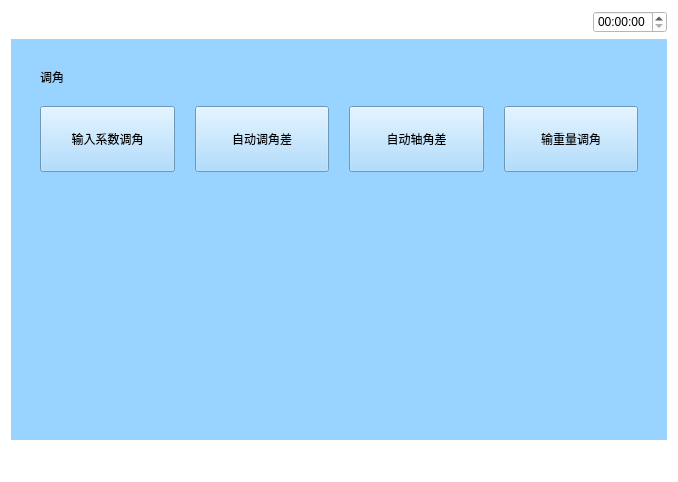
<?xml version="1.0" encoding="UTF-8"?>
<ui version="4.0">
 <class>Tiaojiao</class>
 <widget class="QWidget" name="Tiaojiao">
  <property name="geometry">
   <rect>
    <x>0</x>
    <y>0</y>
    <width>678</width>
    <height>482</height>
   </rect>
  </property>
  <property name="windowTitle">
   <string>Form</string>
  </property>
  <property name="styleSheet">
   <string notr="true">background-color: rgb(255, 255, 255);</string>
  </property>
  <layout class="QVBoxLayout" name="verticalLayout" stretch="1,5,1">
   <item>
    <layout class="QHBoxLayout" name="horizontalLayout_5">
     <item>
      <widget class="QPushButton" name="pushButton">
       <property name="text">
        <string/>
       </property>
       <property name="icon">
        <iconset resource="myimages.qrc">
         <normaloff>:/image/images/4g.png</normaloff>:/image/images/4g.png</iconset>
       </property>
       <property name="flat">
        <bool>true</bool>
       </property>
      </widget>
     </item>
     <item>
      <widget class="QPushButton" name="pushButton_2">
       <property name="text">
        <string/>
       </property>
       <property name="icon">
        <iconset resource="myimages.qrc">
         <normaloff>:/image/images/wireless.svg</normaloff>:/image/images/wireless.svg</iconset>
       </property>
       <property name="flat">
        <bool>true</bool>
       </property>
      </widget>
     </item>
     <item>
      <widget class="QPushButton" name="pushButton_3">
       <property name="text">
        <string/>
       </property>
       <property name="icon">
        <iconset resource="myimages.qrc">
         <normaloff>:/image/images/bl.svg</normaloff>:/image/images/bl.svg</iconset>
       </property>
       <property name="flat">
        <bool>true</bool>
       </property>
      </widget>
     </item>
     <item>
      <widget class="QPushButton" name="pushButton_4">
       <property name="text">
        <string/>
       </property>
       <property name="icon">
        <iconset resource="myimages.qrc">
         <normaloff>:/image/images/locate.svg</normaloff>:/image/images/locate.svg</iconset>
       </property>
       <property name="flat">
        <bool>true</bool>
       </property>
      </widget>
     </item>
     <item>
      <spacer name="horizontalSpacer_4">
       <property name="orientation">
        <enum>Qt::Horizontal</enum>
       </property>
       <property name="sizeHint" stdset="0">
        <size>
         <width>40</width>
         <height>20</height>
        </size>
       </property>
      </spacer>
     </item>
     <item>
      <widget class="QTimeEdit" name="timeEdit_2"/>
     </item>
    </layout>
   </item>
   <item>
    <widget class="QWidget" name="widget" native="true">
     <property name="sizePolicy">
      <sizepolicy hsizetype="Preferred" vsizetype="Preferred">
       <horstretch>0</horstretch>
       <verstretch>0</verstretch>
      </sizepolicy>
     </property>
     <property name="contextMenuPolicy">
      <enum>Qt::DefaultContextMenu</enum>
     </property>
     <property name="styleSheet">
      <string notr="true">background-color: rgb(153, 211, 255);</string>
     </property>
     <layout class="QVBoxLayout" name="verticalLayout_2">
      <item>
       <layout class="QGridLayout" name="gridLayout_2">
        <property name="margin">
         <number>20</number>
        </property>
        <property name="spacing">
         <number>20</number>
        </property>
        <item row="0" column="0">
         <widget class="QLabel" name="label">
          <property name="text">
           <string>调角</string>
          </property>
         </widget>
        </item>
        <item row="1" column="0">
         <widget class="QPushButton" name="setAngleValue">
          <property name="minimumSize">
           <size>
            <width>66</width>
            <height>66</height>
           </size>
          </property>
          <property name="text">
           <string>输入系数调角</string>
          </property>
         </widget>
        </item>
        <item row="1" column="1">
         <widget class="QPushButton" name="autoSetAngleValue">
          <property name="minimumSize">
           <size>
            <width>66</width>
            <height>66</height>
           </size>
          </property>
          <property name="text">
           <string>自动调角差</string>
          </property>
         </widget>
        </item>
        <item row="1" column="2">
         <widget class="QPushButton" name="autoSetAxisAngle">
          <property name="minimumSize">
           <size>
            <width>66</width>
            <height>66</height>
           </size>
          </property>
          <property name="text">
           <string>自动轴角差</string>
          </property>
         </widget>
        </item>
        <item row="1" column="3">
         <widget class="QPushButton" name="setWeight">
          <property name="minimumSize">
           <size>
            <width>66</width>
            <height>66</height>
           </size>
          </property>
          <property name="text">
           <string>输重量调角</string>
          </property>
         </widget>
        </item>
        <item row="2" column="0">
         <spacer name="verticalSpacer">
          <property name="orientation">
           <enum>Qt::Vertical</enum>
          </property>
          <property name="sizeHint" stdset="0">
           <size>
            <width>20</width>
            <height>40</height>
           </size>
          </property>
         </spacer>
        </item>
        <item row="2" column="1">
         <spacer name="verticalSpacer_2">
          <property name="orientation">
           <enum>Qt::Vertical</enum>
          </property>
          <property name="sizeHint" stdset="0">
           <size>
            <width>20</width>
            <height>40</height>
           </size>
          </property>
         </spacer>
        </item>
        <item row="2" column="2">
         <spacer name="verticalSpacer_3">
          <property name="orientation">
           <enum>Qt::Vertical</enum>
          </property>
          <property name="sizeHint" stdset="0">
           <size>
            <width>20</width>
            <height>40</height>
           </size>
          </property>
         </spacer>
        </item>
        <item row="2" column="3">
         <spacer name="verticalSpacer_4">
          <property name="orientation">
           <enum>Qt::Vertical</enum>
          </property>
          <property name="sizeHint" stdset="0">
           <size>
            <width>20</width>
            <height>40</height>
           </size>
          </property>
         </spacer>
        </item>
       </layout>
      </item>
     </layout>
    </widget>
   </item>
   <item>
    <layout class="QHBoxLayout" name="horizontalLayout_2">
     <item>
      <widget class="QPushButton" name="returnIndex">
       <property name="font">
        <font>
         <family>AR PL UMing TW MBE</family>
        </font>
       </property>
       <property name="styleSheet">
        <string notr="true">border-image: url(:/image/images/index.svg);</string>
       </property>
       <property name="text">
        <string/>
       </property>
       <property name="icon">
        <iconset resource="myimages.qrc">
         <normaloff>:/image/images/index.svg</normaloff>:/image/images/index.svg</iconset>
       </property>
       <property name="iconSize">
        <size>
         <width>40</width>
         <height>40</height>
        </size>
       </property>
       <property name="flat">
        <bool>true</bool>
       </property>
      </widget>
     </item>
     <item>
      <spacer name="horizontalSpacer_3">
       <property name="orientation">
        <enum>Qt::Horizontal</enum>
       </property>
       <property name="sizeHint" stdset="0">
        <size>
         <width>40</width>
         <height>20</height>
        </size>
       </property>
      </spacer>
     </item>
     <item>
      <widget class="QPushButton" name="returnPage">
       <property name="text">
        <string/>
       </property>
       <property name="icon">
        <iconset resource="myimages.qrc">
         <normaloff>:/image/images/shangyiye.svg</normaloff>:/image/images/shangyiye.svg</iconset>
       </property>
       <property name="iconSize">
        <size>
         <width>40</width>
         <height>40</height>
        </size>
       </property>
       <property name="flat">
        <bool>true</bool>
       </property>
      </widget>
     </item>
    </layout>
   </item>
  </layout>
 </widget>
 <resources>
  <include location="myimages.qrc"/>
 </resources>
 <connections/>
</ui>
